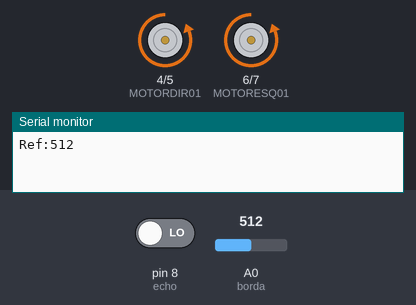
A sketch run on a simulated Arduino Uno, built with avr-gcc and run on an emulated ATmega328P. Shown: motor-driver pin pairs drawn as motors (green arrow = first pin HIGH = forward, orange = second pin HIGH = backward, longer = more drive), the last lines printed to the serial monitor. The inputs (shaded band) are chosen by the test bench; at power-on: A0 (borda) = 512, pin 8 (echo) LOW.

Above: at 6.2 s.
6.3 s: A0 (borda) set to 396
8.3 s: A0 (borda) set to 370
At 11.0 s:
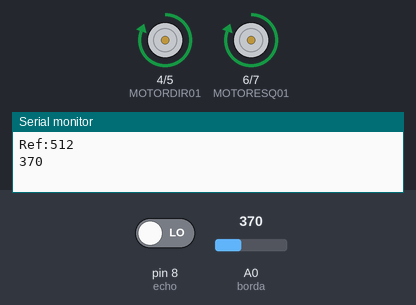
11.3 s: A0 (borda) set to 511
At 11.3 s:
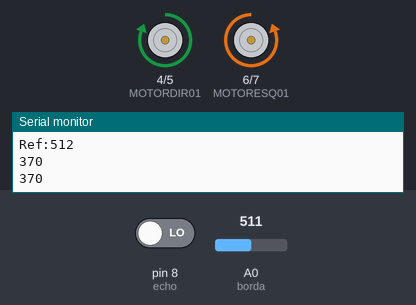
Timing chart, 0 to 14.3 s (numbered marks = the images above; inputs shaded):
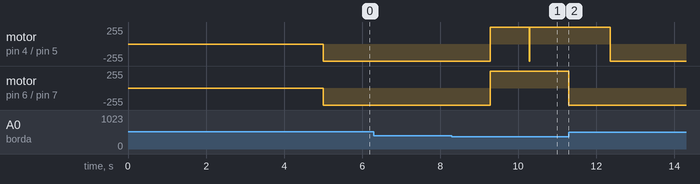

Measured:
- the behaviour switches between 387 and 386 on A0 (borda) (found by bisection; images 0 and 1)
- after the input at 6.3 s, every drawn part: stays the same
- after the input at 8.3 s, motor on pin 4 (MOTORDIR01) / pin 5 (MOTORDIR02): backward 255/255 → forward 255/255 after 0.98 s; motor on pin 6 (MOTORESQ01) / pin 7 (MOTORESQ02): backward 255/255 → forward 255/255 after 0.98 s, → backward 255/255 2.0 s later
- after the input at 11.3 s, motor on pin 6 (MOTORESQ01) / pin 7 (MOTORESQ02): stops changing and stays backward 255/255

The sketch:

crocodilo.ino
```cpp
 #define borda A0 //definimos que no pino A0 será conectado o sensor de borda
 #define trigger 13 //definimos que o pino 13 funcionará como trigger do sensor ultrasônico
 #define echo 8 //definimos o pino 8 como echo do sensor ultrasônico
 #define MOTORDIR01 4 //definimos que a porta 5 será o bit 1 da ponte H do motor direito (0x)
 #define MOTORDIR02 5 //definimos que a porta 6 será o bit 2 da ponte H do motor direito (x0)
 #define MOTORESQ01 6 //definimos que a porta 3 será o bit 1 da ponte H do motor esquerdo(0x)
 #define MOTORESQ02 7 //definimos que a porta 4 será o bit 1 da ponte H do motor esquerdo(x0)

 int valorSensorFrente = 0;
 int valorPreto;

 //a ponte H funciona da seguinte maneira: (MOTORDIR01,MOTORDIR02,MOTORESQ01,MOTORESQ02)
 // (0,1,0,1) Anda pra frente
 // (1,0,1,0) Anda pra trás
 // (0,0,0,0) Parado

 /******************** Biblioteca de Time ***************************/
 typedef struct Timer
 {
   unsigned long start;//Armazena o tempo de quando foi iniciado o timer
   unsigned long timeout;//Tempo após o start para o estouro
 };
 unsigned long Now ( void )
 {
   return millis ( );//Retorna os milisegundos depois do reset
 }
 boolean TimerEstorou (struct Timer * timer)
 {
   //Verifica se o timer estourou
   if ( Now () > timer->start + timer->timeout) {
     return true;
   }
   return false;
 }

 //após o tempo estourar temos que iniciar o timer com o tempo atual
 void timerStart(struct Timer * timer){
   timer->start = Now();
 }

 void timerDesloc(struct Timer * timer, unsigned long tempo){
  timer->start = Now()+tempo;
 }

 Timer timerBorda = {0, 10}; //Verifica se achou a borda a cada 10 milisegundos
 Timer timerAchou = {0, 70}; //verifica se achou o oponente a cada 70 milisegundos
 Timer timerFrente = {0, 3243}; //tempo que o robô passa indo pra frente, 3243
 Timer timerGira = {0, 1600}; //tempo que o robô passa girando
 Timer timerfinal = {0, 85000};// tempo de 1:30 minutos, final do round

 boolean sentidoGiro = true; //variável criada para o robô girar hora pra direita, hora pra esquerda

 /********** Função preparatória ****************/
void setup(){

  Serial.begin(9600);

  // OUTPUT
  pinMode(MOTORDIR01, OUTPUT);
  pinMode(MOTORDIR02, OUTPUT);
  pinMode(MOTORESQ01, OUTPUT);
  pinMode(MOTORESQ02, OUTPUT);
  pinMode(trigger, OUTPUT);

  // INPUT
  pinMode(borda, INPUT);
  pinMode(echo, INPUT);

  parado();
  calibra();

  Serial.print("Ref:");
  Serial.println(valorPreto);


  delay(5000); //espera de 5 segundos antes do início da partida.

  timerFrente.start= Now() - timerFrente.timeout; // Robô começar a luta indo pra frente.
  timerGira.start= Now();
  timerAchou.start= Now();
}

 int i=0;

void loop(){

 if(TimerEstorou(&timerfinal)){
  while(1)
   parado();
 }

 if(i=0)
 {
  timerStart(&timerBorda);
  timerStart(&timerGira);
  timerStart(&timerAchou);
  i+=1;
 }

 if(TimerEstorou(& timerFrente)){
  andaFrente();
  timerStart(& timerFrente);
 }

 if(TimerEstorou(& timerBorda)){
  if(linha()){// verifica se achou a linha
   andaTras();
   delay(1000);
   timerStart(& timerFrente);
   timerDesloc(& timerGira, -timerGira.timeout);
   timerStart(& timerAchou);
  }
  timerStart(& timerBorda);
 }

 if(TimerEstorou(& timerAchou)){
  if(achou()){
   andaFrente();
   timerStart(& timerGira);
  }
  timerStart(& timerAchou);
 }

 if(TimerEstorou(& timerGira)){

   Serial.println(valorSensorFrente);

  if(sentidoGiro){
   giraDireita();
   sentidoGiro=!sentidoGiro;
  }
  else
  {
   giraEsquerda();
   sentidoGiro=!sentidoGiro;
  }
  timerStart(& timerGira);
 }
}

 /********** Movimentação do Robô ****************/
 void andaTras(){
  digitalWrite(MOTORDIR01, HIGH);
  digitalWrite(MOTORDIR02, LOW);
  digitalWrite(MOTORESQ01, HIGH);
  digitalWrite(MOTORESQ02, LOW);
 }

 void andaFrente(){
  digitalWrite(MOTORDIR01, LOW);
  digitalWrite(MOTORDIR02, HIGH);
  digitalWrite(MOTORESQ01, LOW);
  digitalWrite(MOTORESQ02, HIGH);
 }

 void parado(){
  digitalWrite(MOTORDIR01, LOW);
  digitalWrite(MOTORDIR02, LOW);
  digitalWrite(MOTORESQ01, LOW);
  digitalWrite(MOTORESQ02, LOW);
 }

 void giraEsquerda(){
  digitalWrite(MOTORDIR01, HIGH);
  digitalWrite(MOTORDIR02, LOW);
  digitalWrite(MOTORESQ01, LOW);
  digitalWrite(MOTORESQ02, HIGH);
 }

 void giraDireita(){
  digitalWrite(MOTORDIR01, LOW);
  digitalWrite(MOTORDIR02, HIGH);
  digitalWrite(MOTORESQ01, HIGH);
  digitalWrite(MOTORESQ02, LOW);
 }

 /********** Função de busca e calibragem ****************/
 float distancia() {
  float tempo, dist;
  digitalWrite(trigger, LOW);
  delayMicroseconds(2);
  digitalWrite(trigger, HIGH);
  delayMicroseconds(10);
  tempo = pulseIn(echo, HIGH);
  dist = (((tempo/2) * 350)/1000000);
  dist *= 100;
  return dist;
 }

 void calibra(){
  valorSensorFrente = analogRead(borda);
    valorPreto = (valorSensorFrente);
 }

 boolean linha(){
  valorSensorFrente = analogRead(borda);
  if((valorSensorFrente < valorPreto - 125))
    return true;
  else
    return false;
 }
 boolean achou(){
  if (distancia() < 75)
   return true;
  else
   return false;
 }
```
